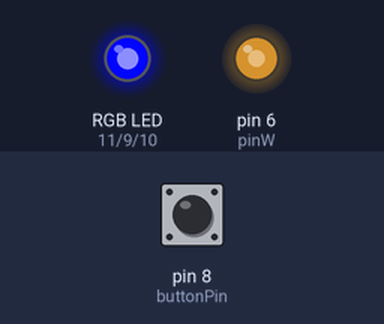
Simulated run of this sketch. Board: Arduino Uno, built with avr-gcc and run on an emulated ATmega328P. On the bench: an RGB LED mixed from three pins (HIGH = lit), output pins drawn as LEDs (lit = HIGH). The test bench sets the inputs (shaded band); at power-on: pin 8 (buttonPin) HIGH. Dim RGB values are drawn brighter than linear.

Above: at 1.2 s.
1.3 s: pin 8 (buttonPin) pulled LOW for 0.15 s
At 2.6 s:
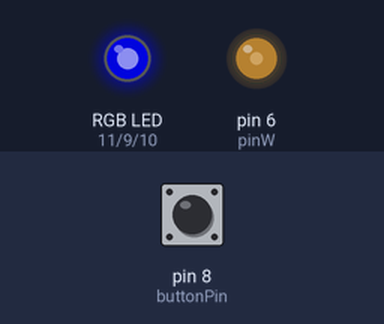
3.0 s: pin 8 (buttonPin) pulled LOW for 1 s
At 3.9 s:
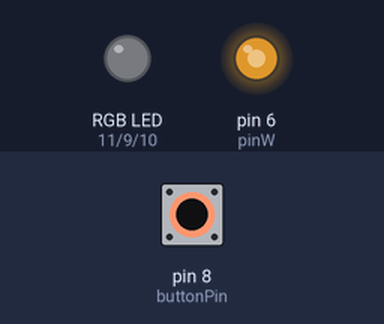
5.5 s: pin 8 (buttonPin) pulled LOW for 0.15 s
At 6.9 s:
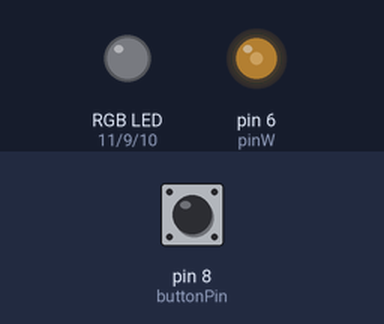
7.2 s: pin 8 (buttonPin) pulled LOW for 3.2 s
At 8.3 s:
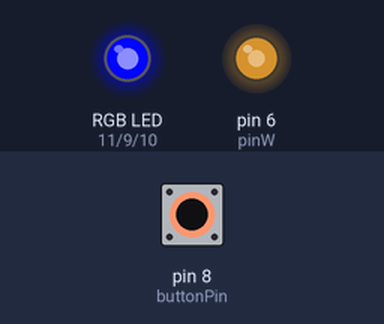
Timing chart, 0 to 10.2 s (numbered marks = the images above; inputs shaded):
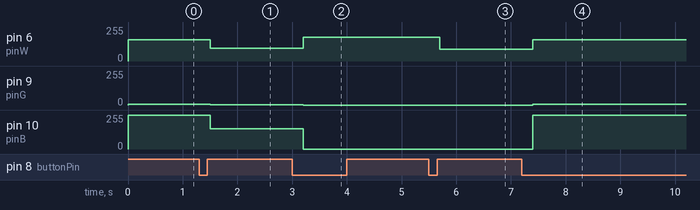

The sketch:

bathroom-mirror-light-strip-controller.ino
```cpp
const int pinR = 11;
const int pinG = 9;
const int pinB = 10;
const int pinW = 6;

const int buttonPin = 8;

int mode = 0;
int lastState = HIGH;

void setup() {
  pinMode(pinR, OUTPUT);
  pinMode(pinG, OUTPUT);
  pinMode(pinB, OUTPUT);
  pinMode(pinW, OUTPUT);
  pinMode(buttonPin, INPUT_PULLUP);
}

void loop() {
  int state = digitalRead(buttonPin);

  if (lastState == HIGH && state == LOW) {
    mode++;
    if (mode > 3) mode = 0;
    delay(200);
  }

  lastState = state;

  switch (mode) {
    case 0: setColor(0, 5, 255, 160); break;
    case 1: setColor(0, 3, 153, 96); break;
    case 2: setColor(0, 0, 0, 180); break;
    case 3: setColor(0, 0, 0, 89); break;
  }
}

void setColor(int r, int g, int b, int w) {
  analogWrite(pinR, r);
  analogWrite(pinG, g);
  analogWrite(pinB, b);
  analogWrite(pinW, w);
}
```

Measured:
- after the input at 1.3 s, pin 6 (pinW): 160/255 → 96/255 after 0.20 s; pin 9 (pinG): 5/255 → 3/255 after 0.20 s; pin 10 (pinB): 255/255 → 153/255 after 0.20 s
- after the input at 3.0 s, pin 6 (pinW): 96/255 → 180/255 after 0.20 s; pin 9 (pinG): 3/255 → 0/255 after 0.20 s; pin 10 (pinB): 153/255 → 0/255 after 0.20 s
- after the input at 5.5 s, pin 6 (pinW): 180/255 → 89/255 after 0.20 s
- after the input at 7.2 s, pin 6 (pinW): 89/255 → 160/255 after 0.20 s; pin 9 (pinG): 0/255 → 5/255 after 0.20 s; pin 10 (pinB): 0/255 → 255/255 after 0.20 s
